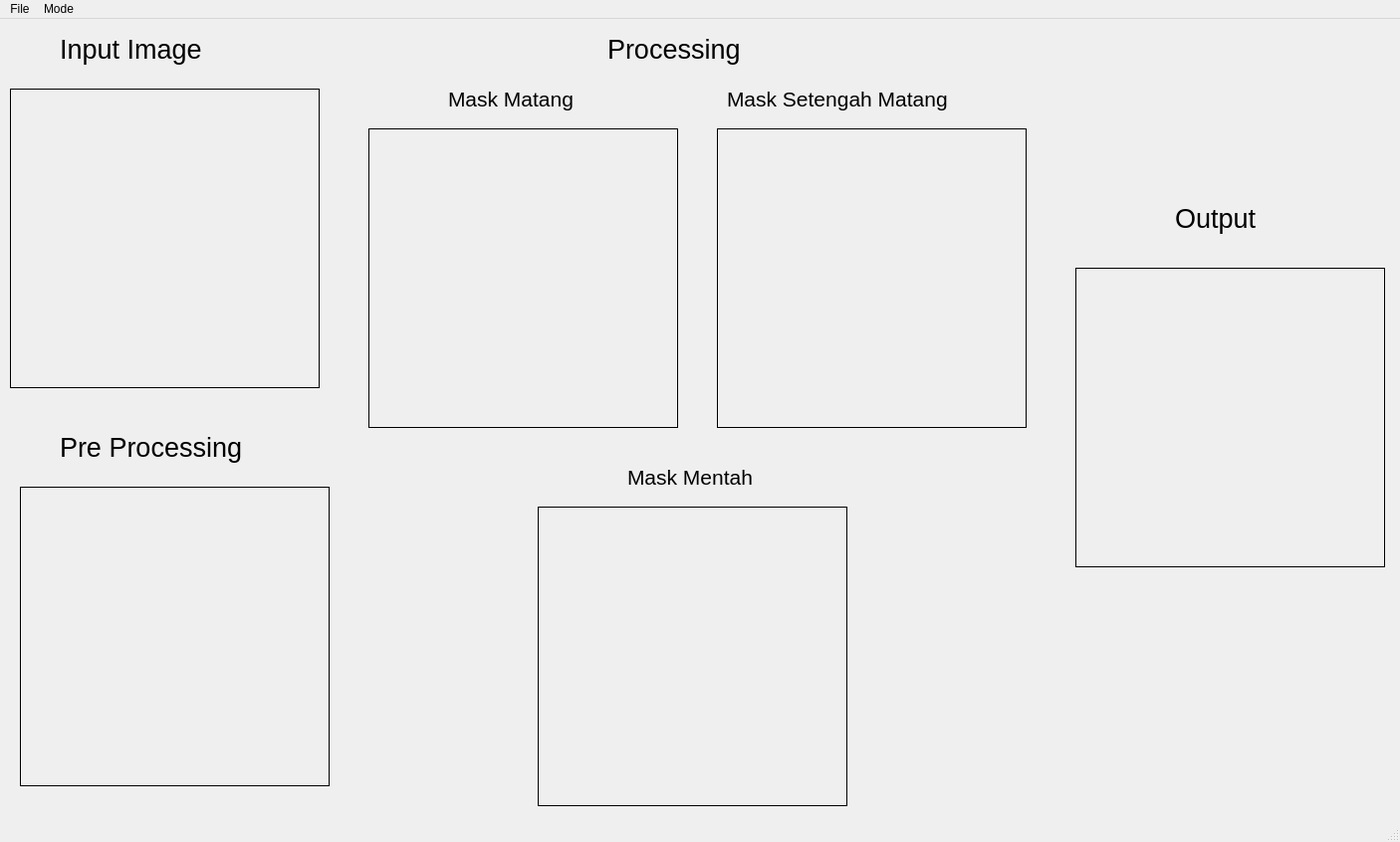
<?xml version="1.0" encoding="UTF-8"?>
<ui version="4.0">
 <class>MainWindow</class>
 <widget class="QMainWindow" name="MainWindow">
  <property name="geometry">
   <rect>
    <x>0</x>
    <y>0</y>
    <width>1406</width>
    <height>846</height>
   </rect>
  </property>
  <property name="windowTitle">
   <string>MainWindow</string>
  </property>
  <widget class="QWidget" name="centralwidget">
   <widget class="QLabel" name="label">
    <property name="geometry">
     <rect>
      <x>10</x>
      <y>70</y>
      <width>311</width>
      <height>301</height>
     </rect>
    </property>
    <property name="frameShape">
     <enum>QFrame::Box</enum>
    </property>
    <property name="text">
     <string/>
    </property>
   </widget>
   <widget class="QLabel" name="label_2">
    <property name="geometry">
     <rect>
      <x>20</x>
      <y>470</y>
      <width>311</width>
      <height>301</height>
     </rect>
    </property>
    <property name="frameShape">
     <enum>QFrame::Box</enum>
    </property>
    <property name="text">
     <string/>
    </property>
   </widget>
   <widget class="QLabel" name="label_3">
    <property name="geometry">
     <rect>
      <x>370</x>
      <y>110</y>
      <width>311</width>
      <height>301</height>
     </rect>
    </property>
    <property name="frameShape">
     <enum>QFrame::Box</enum>
    </property>
    <property name="text">
     <string/>
    </property>
   </widget>
   <widget class="QLabel" name="label_4">
    <property name="geometry">
     <rect>
      <x>540</x>
      <y>490</y>
      <width>311</width>
      <height>301</height>
     </rect>
    </property>
    <property name="frameShape">
     <enum>QFrame::Box</enum>
    </property>
    <property name="text">
     <string/>
    </property>
   </widget>
   <widget class="QLabel" name="label_5">
    <property name="geometry">
     <rect>
      <x>60</x>
      <y>10</y>
      <width>181</width>
      <height>41</height>
     </rect>
    </property>
    <property name="font">
     <font>
      <pointsize>20</pointsize>
     </font>
    </property>
    <property name="text">
     <string>Input Image</string>
    </property>
   </widget>
   <widget class="QLabel" name="label_6">
    <property name="geometry">
     <rect>
      <x>60</x>
      <y>410</y>
      <width>211</width>
      <height>41</height>
     </rect>
    </property>
    <property name="font">
     <font>
      <pointsize>20</pointsize>
     </font>
    </property>
    <property name="text">
     <string>Pre Processing</string>
    </property>
   </widget>
   <widget class="QLabel" name="label_7">
    <property name="geometry">
     <rect>
      <x>720</x>
      <y>110</y>
      <width>311</width>
      <height>301</height>
     </rect>
    </property>
    <property name="frameShape">
     <enum>QFrame::Box</enum>
    </property>
    <property name="text">
     <string/>
    </property>
   </widget>
   <widget class="QLabel" name="label_8">
    <property name="geometry">
     <rect>
      <x>1080</x>
      <y>250</y>
      <width>311</width>
      <height>301</height>
     </rect>
    </property>
    <property name="frameShape">
     <enum>QFrame::Box</enum>
    </property>
    <property name="text">
     <string/>
    </property>
   </widget>
   <widget class="QLabel" name="label_9">
    <property name="geometry">
     <rect>
      <x>610</x>
      <y>10</y>
      <width>161</width>
      <height>41</height>
     </rect>
    </property>
    <property name="font">
     <font>
      <pointsize>20</pointsize>
     </font>
    </property>
    <property name="text">
     <string>Processing</string>
    </property>
   </widget>
   <widget class="QLabel" name="label_10">
    <property name="geometry">
     <rect>
      <x>1180</x>
      <y>180</y>
      <width>111</width>
      <height>41</height>
     </rect>
    </property>
    <property name="font">
     <font>
      <pointsize>20</pointsize>
     </font>
    </property>
    <property name="text">
     <string>Output</string>
    </property>
   </widget>
   <widget class="QLabel" name="label_11">
    <property name="geometry">
     <rect>
      <x>450</x>
      <y>60</y>
      <width>161</width>
      <height>41</height>
     </rect>
    </property>
    <property name="font">
     <font>
      <pointsize>16</pointsize>
     </font>
    </property>
    <property name="text">
     <string>Mask Matang</string>
    </property>
   </widget>
   <widget class="QLabel" name="label_12">
    <property name="geometry">
     <rect>
      <x>730</x>
      <y>60</y>
      <width>281</width>
      <height>41</height>
     </rect>
    </property>
    <property name="font">
     <font>
      <pointsize>16</pointsize>
     </font>
    </property>
    <property name="text">
     <string>Mask Setengah Matang</string>
    </property>
   </widget>
   <widget class="QLabel" name="label_13">
    <property name="geometry">
     <rect>
      <x>630</x>
      <y>440</y>
      <width>161</width>
      <height>41</height>
     </rect>
    </property>
    <property name="font">
     <font>
      <pointsize>16</pointsize>
     </font>
    </property>
    <property name="text">
     <string>Mask Mentah</string>
    </property>
   </widget>
  </widget>
  <widget class="QMenuBar" name="menubar">
   <property name="geometry">
    <rect>
     <x>0</x>
     <y>0</y>
     <width>1406</width>
     <height>26</height>
    </rect>
   </property>
   <widget class="QMenu" name="menuFile">
    <property name="title">
     <string>File</string>
    </property>
    <addaction name="actionSave"/>
   </widget>
   <widget class="QMenu" name="menuMode">
    <property name="title">
     <string>Mode</string>
    </property>
    <addaction name="actionCamera"/>
    <addaction name="actionFoto"/>
   </widget>
   <addaction name="menuFile"/>
   <addaction name="menuMode"/>
  </widget>
  <widget class="QStatusBar" name="statusbar"/>
  <action name="actionOpen">
   <property name="text">
    <string>Open</string>
   </property>
  </action>
  <action name="actionSave">
   <property name="text">
    <string>Save</string>
   </property>
  </action>
  <action name="actionCamera">
   <property name="text">
    <string>Camera</string>
   </property>
  </action>
  <action name="actionLoad_Image">
   <property name="text">
    <string>Load Image</string>
   </property>
  </action>
  <action name="actionFoto">
   <property name="text">
    <string>Foto</string>
   </property>
  </action>
 </widget>
 <resources/>
 <connections/>
</ui>
